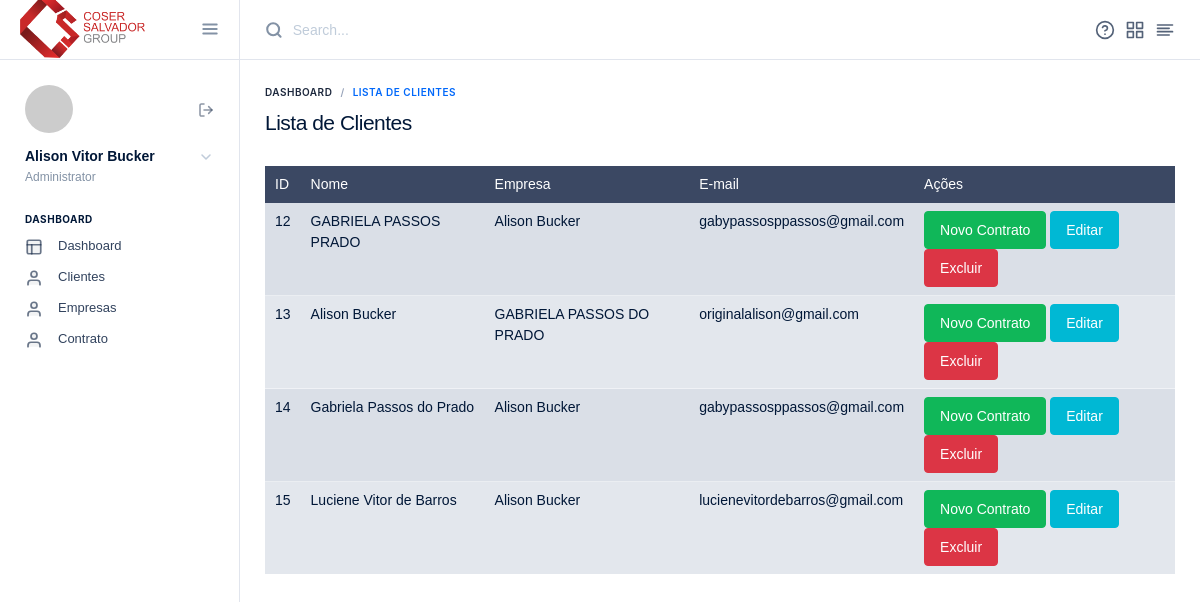
The page /adm/listClients (signed in) on the database as committed earlier.
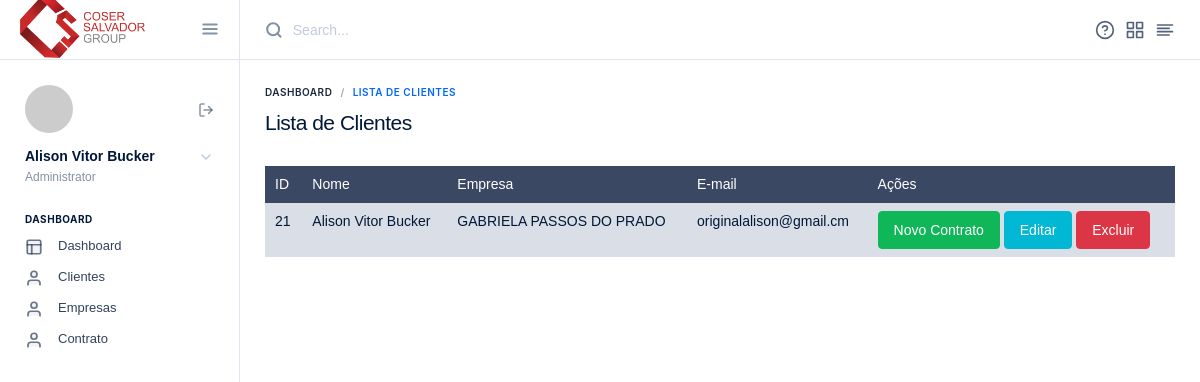
The same page on the database as committed later.
### tables this page shows
CREATE TABLE `clientes` (
  `id` int(11) NOT NULL,
  `id_empresa` int(11) NOT NULL,
  `id_contrato` int(11) NOT NULL,
  `nome` varchar(255) NOT NULL,
  `sobrenome` varchar(255) NOT NULL,
  `nome_fantasia` varchar(255) NOT NULL,
  `nascimento` datetime NOT NULL,
  `telefone` varchar(50) NOT NULL DEFAULT '',
  `celular` varchar(50) NOT NULL DEFAULT '',
  `cpf` varchar(50) NOT NULL DEFAULT '',
  `cep` varchar(50) NOT NULL DEFAULT '',
  `rua` varchar(50) NOT NULL DEFAULT '',
  `numero` varchar(50) NOT NULL DEFAULT '',
  `bairro` varchar(50) NOT NULL DEFAULT '',
  `complemento` varchar(50) NOT NULL DEFAULT '',
  `cidade` varchar(255) DEFAULT NULL,
  `email` varchar(255) NOT NULL,
  `curso` varchar(255) NOT NULL,
  `profissao` varchar(255) NOT NULL,
  `rg` varchar(255) NOT NULL,
  `ssp` varchar(255) NOT NULL,
  `uf` varchar(255) NOT NULL,
  `nacionalidade` varchar(255) NOT NULL,
  `estado_civil` varchar(255) NOT NULL,
  `ip_cliente` varchar(255) DEFAULT NULL,
  `provedor` varchar(255) DEFAULT NULL,
  `navegador` varchar(255) DEFAULT NULL,
  `sistema_operac` varchar(255) DEFAULT NULL,
  `contrato_stat` int(11) DEFAULT NULL
);

CREATE TABLE `empresas` (
  `id` int(11) NOT NULL,
  `email` varchar(200) DEFAULT NULL,
  `raz_soc` varchar(255) DEFAULT NULL,
  `nome_fant` varchar(255) DEFAULT NULL,
  `cnpj` varchar(255) DEFAULT NULL,
  `logo` varchar(255) DEFAULT NULL,
  `contrato_stat` int(11) DEFAULT NULL
);

### core/Controller.php (called while the page is built, shortened)
<?php
class controller {
	public function loadTemplate($viewName, $viewData = array()) {
		include 'views/template.php';
	}
	public function loadViewInTemplate($viewName, $viewData) {
		extract($viewData);
		include 'views/'.$viewName.'.php';
	}
}

### core/Core.php (called while the page is built, shortened)
<?php
class Core {
	public function run() {
        $url = '/'.(isset($_GET['q'])?$_GET['q']:'');
		$params = array();
		if(!empty($url) && $url != '/') {
			$url = explode('/', $url);
			array_shift($url);
			array_shift($url);
			if(isset($url[0]) && $url[0] != '/') {
				$currentAction = $url[0];
			} else {
				$currentAction = 'index';
			}
		} else {
			$currentController = 'homeController';
			$currentAction = 'index';
		}
		$c = new $currentController();
		call_user_func_array(array($c, $currentAction), $params);
	}
}

### index.php (called while the page is built, shortened)
<?php
$core = new Core();
$core->run();
?>

### core/Model.php (called while the page is built, shortened)
<?php
class model {
	public function __construct() {
		global $db;
		$this->db = $db;
	}
}
?>

### models/Admin.php (called while the page is built, shortened)
<?php
class Admin extends model {
    public function getClientList(){
        $array = array();
        $sql = "SELECT * FROM clientes";
        $sql = $this->db->query($sql);
        if($sql->rowCount() > 0){
            $array = $sql->fetchAll();
        }else{
            $array = [];
        }
        return $array;
    }
    public function getDadosEmpresa($id_empresa){
        $array = array();
        $sql = "SELECT * FROM empresas WHERE id = :id_empresa";
        $sql = $this->db->prepare($sql);
        $sql->bindValue(':id_empresa', $id_empresa);
        $sql->execute();
        if($sql->rowCount() > 0){
            $array = $sql->fetch();
        }
        return $array;
    }
    public function getDadosAdm($id){
        $array = array();
        $sql = "SELECT * FROM admin WHERE id = :id";
        $sql = $this->db->prepare($sql);
        $sql->bindValue(':id', $id);
        $sql->execute();
        if($sql->rowCount() > 0){
            $array = $sql->fetch();
        }
        return $array;
    }
}

### views/listClient.php (the view, shortened to what this page needs)
<div class="container pd-x-0">
    <div class="d-sm-flex align-items-center justify-content-between mg-b-20 mg-lg-b-25 mg-xl-b-30">
        <div>
            <nav aria-label="breadcrumb">
            <ol class="breadcrumb breadcrumb-style1 mg-b-10">
                <li class="breadcrumb-item"><a href="<?php echo BASE_URL;?>">Dashboard</a></li>
                <li class="breadcrumb-item active" aria-current="page">Lista de Clientes</li>
            </ol>
            </nav>
            <h4 class="mg-b-0 tx-spacing--1">Lista de Clientes</h4>
        </div>
    </div>
</div>
<table class="table table-dark table-striped table-hover">
  <thead>
    <tr>
      <th scope="col">ID</th>
      <th scope="col">Nome</th>
      <th scope="col">Empresa</th>
      <th scope="col">E-mail</th>
      <th scope="col">Ações</th>
    </tr>
  </thead>
  <tbody>
    <?php foreach($clientList as $item):?>
        <?php
            $a = new Admin();
            $dadosEmpresa = $a->getDadosEmpresa($item['id_empresa']);
        ?>
        <tr>
            <th scope="row"><?php echo $item['id'];?></th>
            <td><?php echo $item['nome']." ".$item['sobrenome'];?></td>
            <td><?php echo $dadosEmpresa['nome_fant'];?></td>
            <td><?php echo $item['email'];?></td>
            <td>
                <a href="<?php echo BASE_URL."adm/addNewContratoToClient/".$item['id'];?>" class="btn btn-success">Novo Contrato</a>
                <a href="<?php echo BASE_URL."adm/editarCliente/".$item['id'];?>" class="btn btn-info">Editar</a>
                <a href="<?php echo BASE_URL."adm/excluirCliente/".$item['id'];?>" class="btn btn-danger">Excluir</a>
            </td>
        </tr>
    <?php endforeach;?>
  </tbody>
</table>

### controllers/admController.php (shortened to what this page needs)
<?php
class admController extends controller {
    public function listClients(){
        if(isset($_SESSION['login_adm']) && !empty($_SESSION['login_adm'])){
            $dados = array();
            $a = new Admin();
            $id = $_SESSION['login_adm'];
            $dados['admData'] = $a->getDadosAdm($id);
            $dados['clientList'] = $a->getClientList();
            $this->loadTemplate('listClient', $dados);
        }else{
            header("Location: ".BASE_URL."adm/login");
        }
    }
}

### views/template.php (shortened to what this page needs)
<!DOCTYPE html>
<html lang="en">
  <head>
    <link href="<?php echo BASE_URL;?>assets/lib/@fortawesome/fontawesome-free/css/all.min.css" rel="stylesheet">
    <link href="<?php echo BASE_URL;?>assets/lib/ionicons/css/ionicons.min.css" rel="stylesheet">
    <link href="../../lib/jqvmap/jqvmap.min.css" rel="stylesheet">
    <link rel="stylesheet" href="<?php echo BASE_URL;?>assets/css/dashforge.css">
    <link rel="stylesheet" href="<?php echo BASE_URL;?>assets/css/dashforge.dashboard.css">
  </head>
  <body>
    <aside class="aside aside-fixed">
      <div class="aside-header">
        <a href="<?php echo BASE_URL."adm";?>" class="aside-logo"><img src="<?php echo BASE_URL."assets/img/logo_coser_salvador.png";?>" alt="" width="125px"></a>
        <a href="" class="aside-menu-link">
          <i data-feather="menu"></i>
        </a>
      </div>
      <div class="aside-body">
        <div class="aside-loggedin">
          <div class="d-flex align-items-center justify-content-start">
            <a href="" class="avatar"><img src="https://via.placeholder.com/500" class="rounded-circle" alt=""></a>
            <div class="aside-alert-link">
              <a href="<?php echo BASE_URL;?>adm/logout" data-toggle="tooltip" title="Sign out"><i data-feather="log-out"></i></a>
            </div>
          </div>
          <div class="aside-loggedin-user">
            <a href="#loggedinMenu" class="d-flex align-items-center justify-content-between mg-b-2" data-toggle="collapse">
              <h6 class="tx-semibold mg-b-0"><?php echo $viewData['admData']['nome'];?></h6>
              <i data-feather="chevron-down"></i>
            </a>
            <p class="tx-color-03 tx-12 mg-b-0">Administrator</p>
          </div>
        </div>
        <ul class="nav nav-aside">
          <li class="nav-label">Dashboard</li>
          <li class="nav-item"><a href="<?php echo BASE_URL."adm";?>" class="nav-link"><font style="vertical-align: inherit;"><font style="vertical-align: inherit;"> Dashboard</font></font></a></li>
          <li class="nav-item with-sub">
            <a href="" class="nav-link"><i data-feather="user"></i> <span>Clientes</span></a>
          </li>
          <li class="nav-item with-sub">
            <a href="" class="nav-link"><i data-feather="user"></i> <span>Empresas</span></a>
          </li>
          <li class="nav-item with-sub">
            <a href="" class="nav-link"><i data-feather="user"></i><span>Contrato</span></a>
          </li>
        </ul>
      </div>
    </aside>
    <div class="content ht-100v pd-0">
      <div class="content-header">
        <div class="content-search">
          <i data-feather="search"></i>
          <input type="search" class="form-control" placeholder="Search...">
        </div>
        <nav class="nav">
          <a href="" class="nav-link"><i data-feather="help-circle"></i></a>
          <a href="" class="nav-link"><i data-feather="grid"></i></a>
          <a href="" class="nav-link"><i data-feather="align-left"></i></a>
        </nav>
      </div>
      <div class="content-body">
        <div class="container pd-x-0">
        <?php $this->loadViewInTemplate($viewName, $viewData); ?>
        </div>
      </div>
    </div>
  </body>
</html>

Rows that differ between the two databases and show on the page:
removed clientes: id "12", nome "GABRIELA PASSOS", sobrenome "PRADO", id_empresa.nome_fant "Alison Bucker", email "gabypassosppassos@gmail.com"
removed clientes: id "13", nome "Alison", sobrenome "Bucker", id_empresa.nome_fant "GABRIELA PASSOS DO PRADO", email "originalalison@gmail.com"
removed clientes: id "14", nome "Gabriela", sobrenome "Passos do Prado", id_empresa.nome_fant "Alison Bucker", email "gabypassosppassos@gmail.com"
removed clientes: id "15", nome "Luciene", sobrenome "Vitor de Barros", id_empresa.nome_fant "Alison Bucker", email "lucienevitordebarros@gmail.com"
added clientes: id "21", nome "Alison", sobrenome "Vitor Bucker", id_empresa.nome_fant "GABRIELA PASSOS DO PRADO", email "originalalison@gmail.cm"
